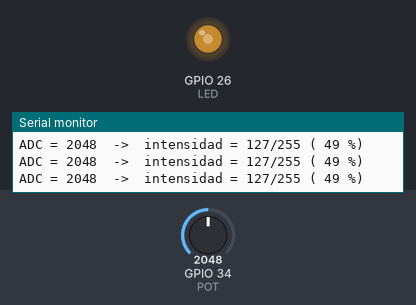
Simulated run of this sketch. Board: ESP32. On the bench: output pins drawn as LEDs (lit = HIGH), the last lines printed to the serial monitor. The test bench sets the inputs (shaded band); at power-on: GPIO 34 (POT) = 2048.

Above: at 1.2 s.
1.3 s: GPIO 34 (POT) set to 491
At 1.8 s:
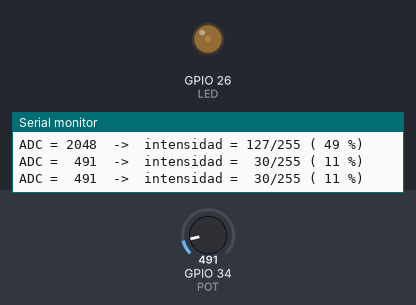
2.8 s: GPIO 34 (POT) set to 0
At 4.0 s:
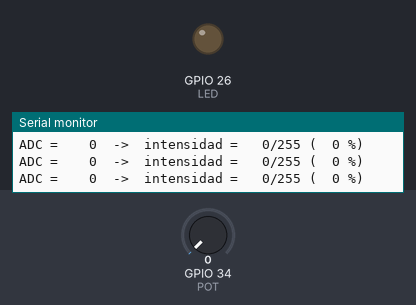
4.3 s: GPIO 34 (POT) set to 4095
At 5.3 s:
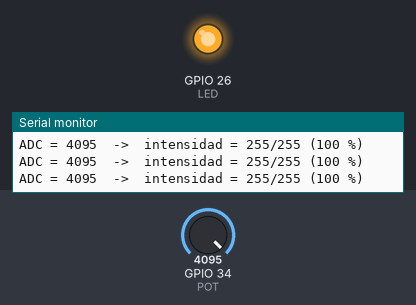
5.8 s: GPIO 34 (POT) set to 2866
At 6.4 s:
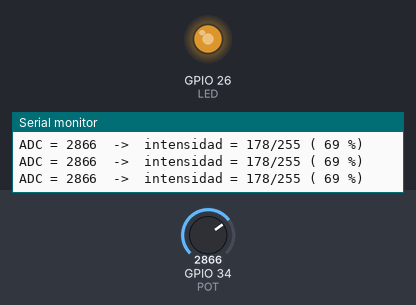
7.3 s: GPIO 34 (POT) set to 2047
At 8.7 s:
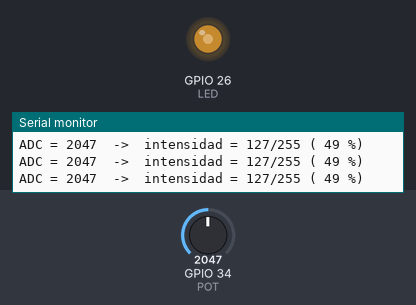
Timing chart, 0 to 9.8 s (numbered marks = the images above; inputs shaded):
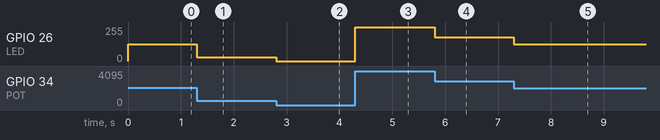

Measured:
- after the input at 1.3 s, GPIO 26 (LED): 127/255 → 30/255 at once
- after the input at 2.8 s, GPIO 26 (LED): 30/255 → 0/255 at once
- after the input at 4.3 s, GPIO 26 (LED): 0/255 → 255/255 at once
- after the input at 5.8 s, GPIO 26 (LED): 255/255 → 177/255 at once
- after the input at 7.3 s, GPIO 26 (LED): 177/255 → 127/255 at once

The sketch:

T3_Procedimiento2_Dimmer.ino
```cpp
// Taller 3 - Procedimiento 2: dimmer, la intensidad del LED sigue al potenciometro
const int POT = 34;          // cursor del potenciometro (ADC1)
const int LED = 26;          // LED con resistencia de 330 ohm
const int FREQ = 5000;       // 5 kHz: sin parpadeo visible
const int RES = 8;           // 8 bits: ciclo util de 0 a 255

unsigned long tImpresion = 0;

void setup() {
  Serial.begin(115200);
  ledcAttach(LED, FREQ, RES);   // arduino-esp32 3.x: asigna canal y temporizador al pin
}

void loop() {
  int lectura = analogRead(POT);                // 0 a 4095
  int duty = map(lectura, 0, 4095, 0, 255);     // 12 bits del ADC -> 8 bits del PWM
  ledcWrite(LED, duty);

  if (millis() - tImpresion >= 200) {           // imprime 5 veces por segundo
    tImpresion = millis();
    Serial.printf("ADC = %4d  ->  intensidad = %3d/255 (%3d %%)\n",
                  lectura, duty, duty * 100 / 255);
  }
}
```
